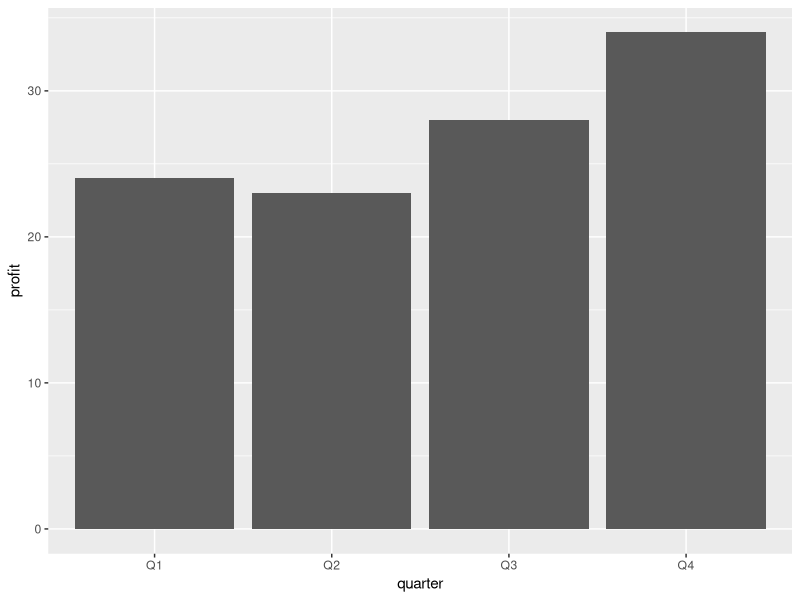
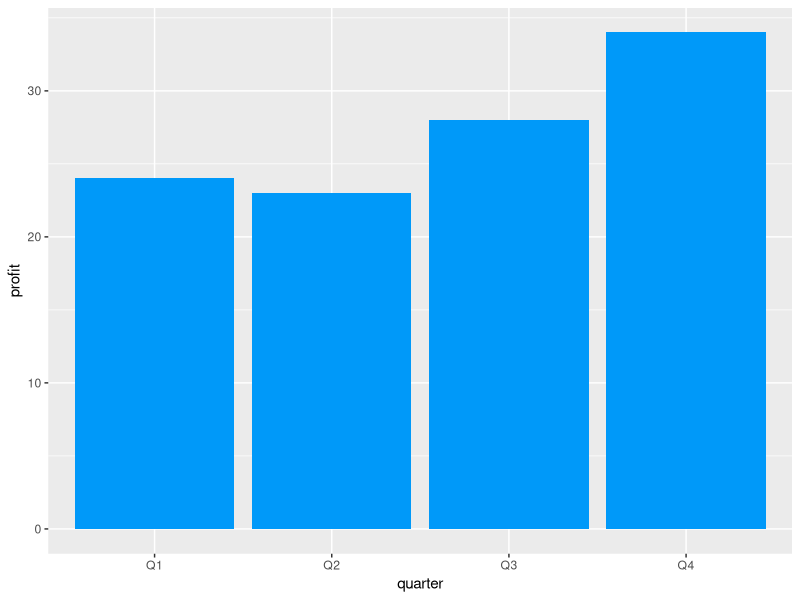
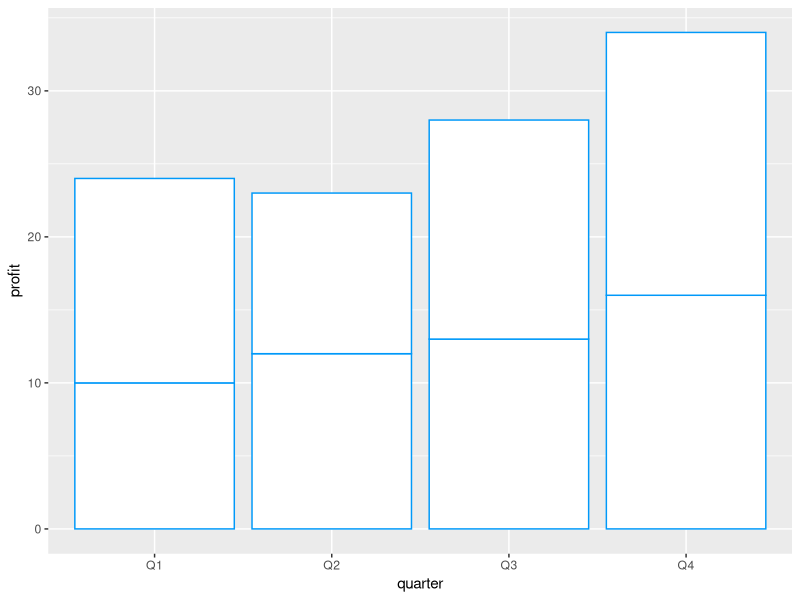
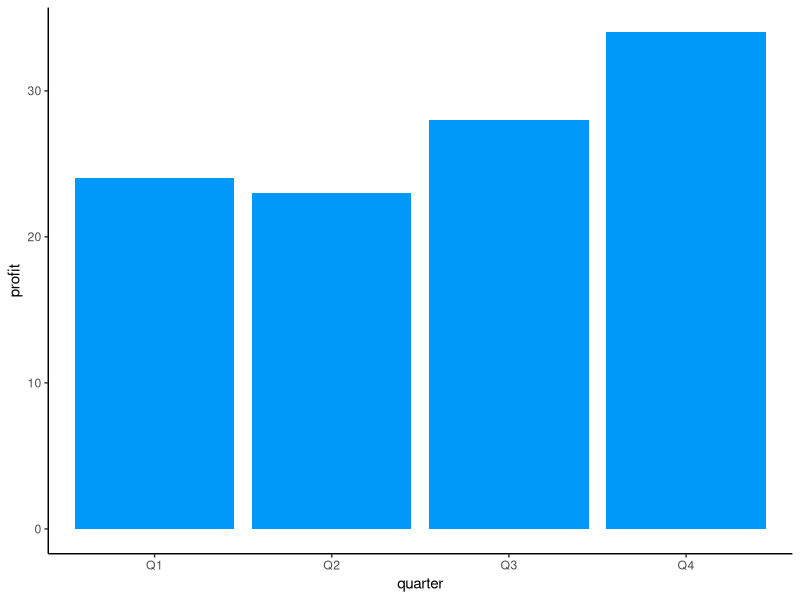
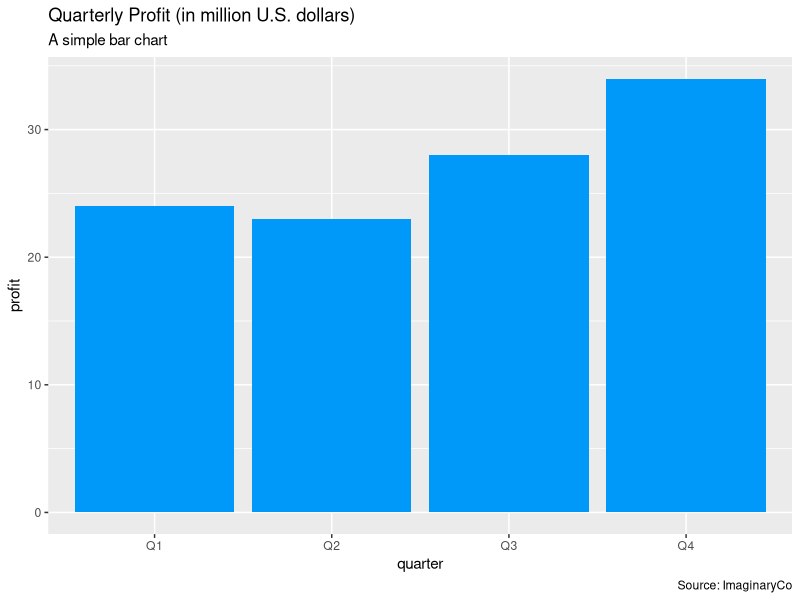
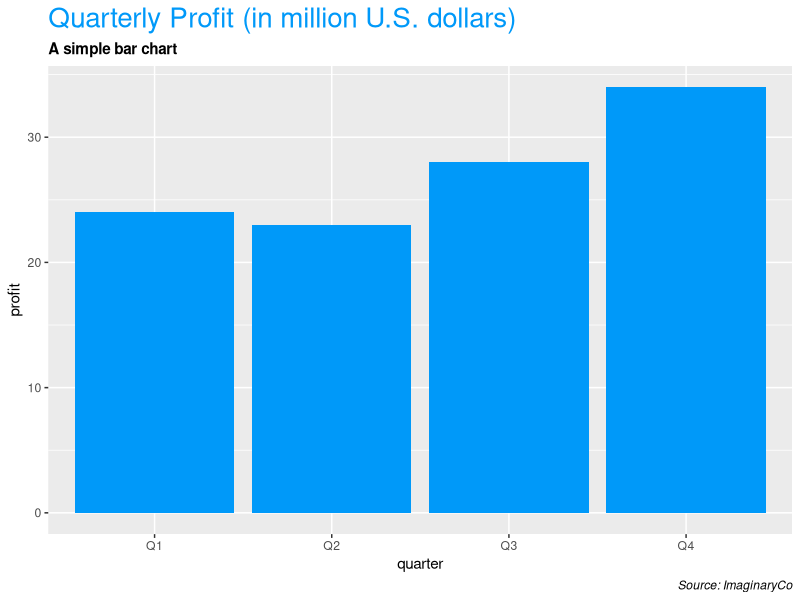
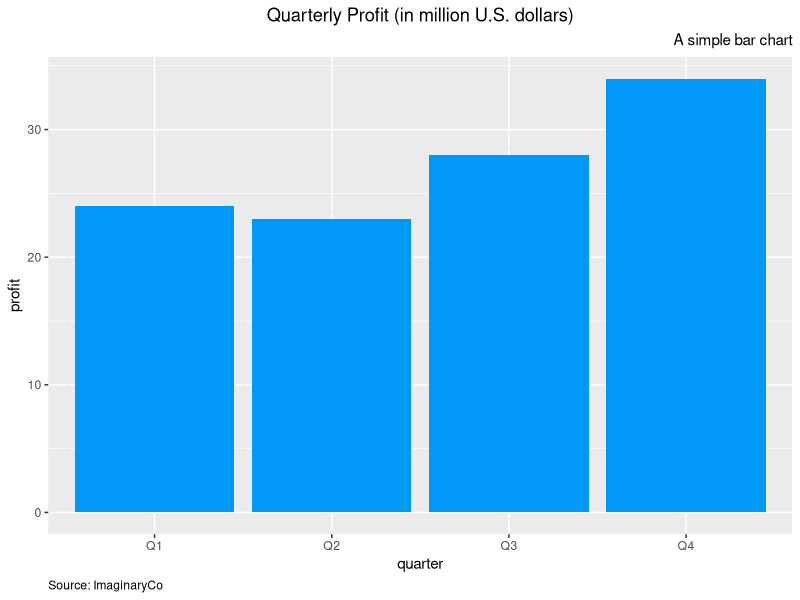
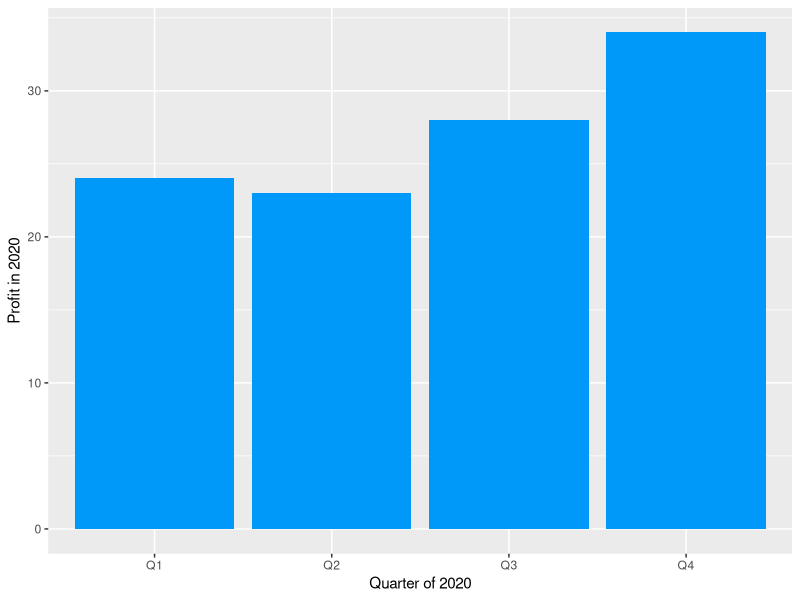

These figures' R source, in order:
## ---- chunk 1
knitr::opts_chunk$set(echo = TRUE)
## ---- chunk 2
library(ggplot2)

data <- data.frame(
  quarter=c("Q1", "Q1", "Q2", "Q2", "Q3", "Q3", "Q4", "Q4"),
  product=c("A", "B", "A", "B", "A", "B", "A", "B"),
  profit=c(10, 14, 12, 11, 13, 15, 16, 18)
)
## ---- chunk 3
ggplot(data, aes(x = quarter, y = profit)) + 
  geom_col()
## ---- chunk 4
ggplot(data, aes(x = quarter, y = profit)) + 
  geom_col(fill = "#0099f9")
## ---- chunk 5
ggplot(data, aes(x = quarter, y = profit)) +
  geom_col(color = "#0099f9", fill = "#ffffff")
## ---- chunk 6
ggplot(data, aes(x = quarter, y = profit)) +
  geom_col(fill = "#0099f9") +
  theme_classic()
## ---- chunk 7
ggplot(data, aes(x = quarter, y = profit)) +
  geom_col(fill = "#0099f9") +
  labs(
    title = "Quarterly Profit (in million U.S. dollars)",
    subtitle = "A simple bar chart",
    caption = "Source: ImaginaryCo"
  )
## ---- chunk 8
ggplot(data, aes(x = quarter, y = profit)) +
  geom_col(fill = "#0099f9") +
  labs(
    title = "Quarterly Profit (in million U.S. dollars)",
    subtitle = "A simple bar chart",
    caption = "Source: ImaginaryCo"
  ) +
  theme(
    plot.title = element_text(color = "#0099f9", size = 20),
    plot.subtitle = element_text(face = "bold"),
    plot.caption = element_text(face = "italic")
  )
## ---- chunk 9
ggplot(data, aes(x = quarter, y = profit)) +
  geom_col(fill = "#0099f9") +
  labs(
    title = "Quarterly Profit (in million U.S. dollars)",
    subtitle = "A simple bar chart",
    caption = "Source: ImaginaryCo"
  ) +
  theme(
    plot.title = element_text(hjust = 0.5),
    plot.subtitle = element_text(hjust = 1),
    plot.caption = element_text(hjust = 0)
  )
## ---- chunk 10
ggplot(data, aes(x = quarter, y = profit)) +
  geom_col(fill = "#0099f9") +
  labs(
    x = "Quarter of 2020",
    y = "Profit in 2020"
  )
## ---- chunk 11
ggplot(data, aes(x = quarter, y = profit)) +
  geom_col(fill = "#0099f9") +
  labs(
    x = "Quarter of 2020",
    y = "Profit in 2020"
  ) +
  theme(
    axis.title.x = element_text(color = "#0099f9", size = 15, face = "bold"),
    axis.title.y = element_text(size = 15, face = "italic")
  )
## ---- chunk 12
ggplot(data, aes(x = quarter, y = profit, fill = product)) + geom_col()
## ---- chunk 13
ggplot(data, aes(x = quarter, y = profit, fill = product)) + 
  geom_col() + 
  scale_fill_manual(values = c("#69c6ff", "#0099f9"))
## ---- chunk 14
ggplot(data, aes(x = quarter, y = profit, fill = product)) +
  geom_col() +
  scale_fill_brewer(palette = "Set1")
## ---- chunk 15
ggplot(data, aes( x = quarter, y = profit, fill = product)) + 
  geom_col(position = position_dodge())
## ---- chunk 16
ggplot(data, aes(x = quarter, y = profit, fill = product)) +
  geom_col(position = position_dodge()) +
  scale_fill_manual(values = c("#3db5ff", "#0099f9"))
## ---- chunk 17
ggplot(data, aes(x = quarter, y = profit)) +
  geom_col(fill = "#0099f9") +
  coord_flip()
## ---- chunk 18
ggplot(data, aes(x = quarter, y = profit, fill = product)) +
  geom_col(position = position_dodge()) +
  scale_fill_manual(values = c("#3db5ff", "#0099f9")) +
  coord_flip()
## ---- chunk 19
library(dplyr)

data_a <- data %>%
  filter(product == "A")

ggplot(data_a, aes(x = quarter, y = profit)) +
  geom_col(fill = "#0099f9") +
  geom_text(aes(label = profit), vjust = -0.5, size = 5)
## ---- chunk 20
ggplot(data_a, aes(x = quarter, y = profit)) +
  geom_col(fill = "#0099f9") +
  geom_text(aes(label = profit), vjust = 2, size = 5, color = "#ffffff")
## ---- chunk 21
ggplot(data, aes(x = quarter, y = profit, fill = product, label = profit)) +
  geom_col() +
  scale_fill_manual(values = c("#3db5ff", "#0099f9")) +
  geom_text(position = position_stack(vjust = 0.5), size = 4, color = "#ffffff")

## ---- chunk 22
ggplot(data, aes(x = quarter, y = profit, fill = product)) +
  geom_col(position = position_dodge()) +
  scale_fill_manual(values = c("#3db5ff", "#0099f9")) +
  geom_text(aes(label = profit), position = position_dodge(0.9), vjust = 2, size = 4, color = "#ffffff")
